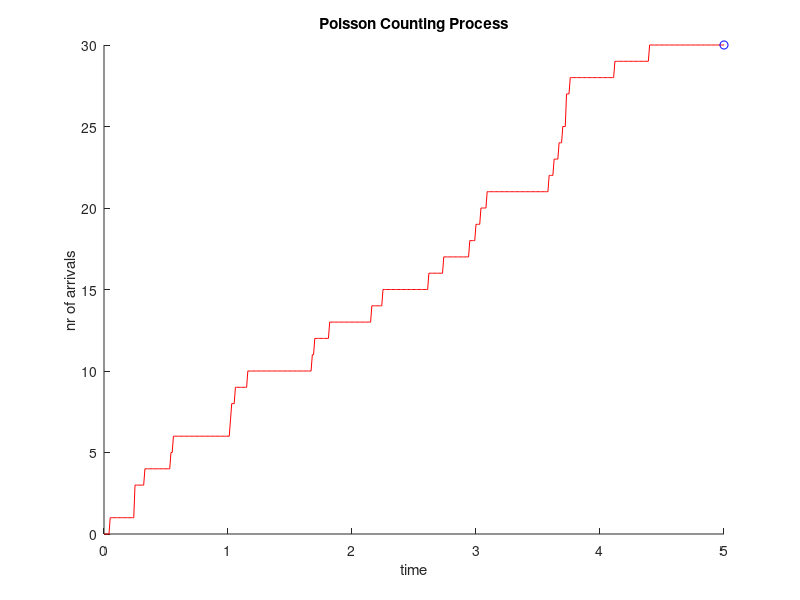

MATLAB code for this plot:
 %simulate a Poisson counting process
 %[0, Tmax] segment
 clear all;
 lambda = input('arrival rate=');
 Tmax = input('maximum time=');
 arr_time = -1/lambda * log(rand); %array of arrival times, Exp(lambda) distr
 
 last_arrival = arr_time;

 while last_arrival <= Tmax
     last_arrival = last_arrival - 1/lambda * log(rand);
     arr_time = [arr_time, last_arrival];
 end

arr_time = arr_time(1:end-1); %last last_arrival should not be included

%illustration
t = 0:0.01:Tmax;
Nsteps = length(t);
X = zeros(1, Nsteps);
for s=1:Nsteps
    X(s) = sum(arr_time <= t(s)); %nr of arrivals by time t(s)
end
axis([0 Tmax 0 max(X)]);
hold on
title('Poisson Counting Process');
xlabel('time');
ylabel('nr of arrivals');
comet(t,X);
    